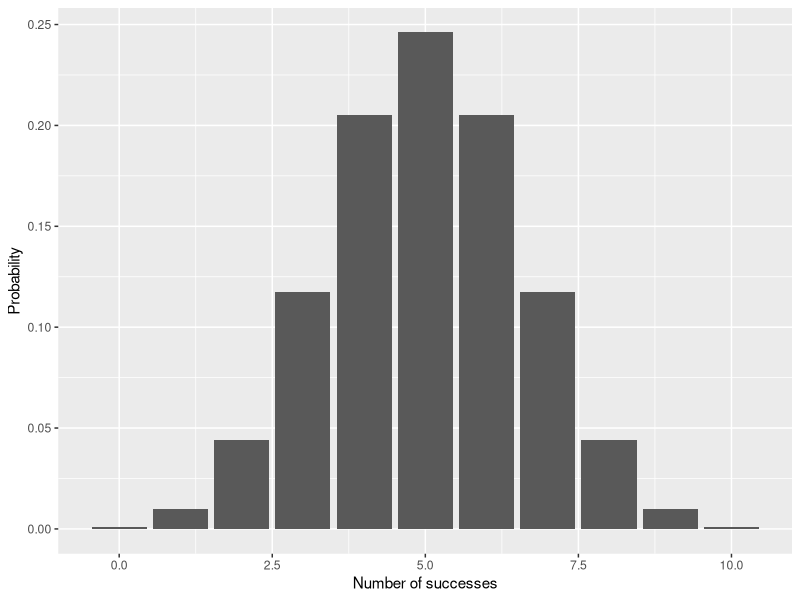
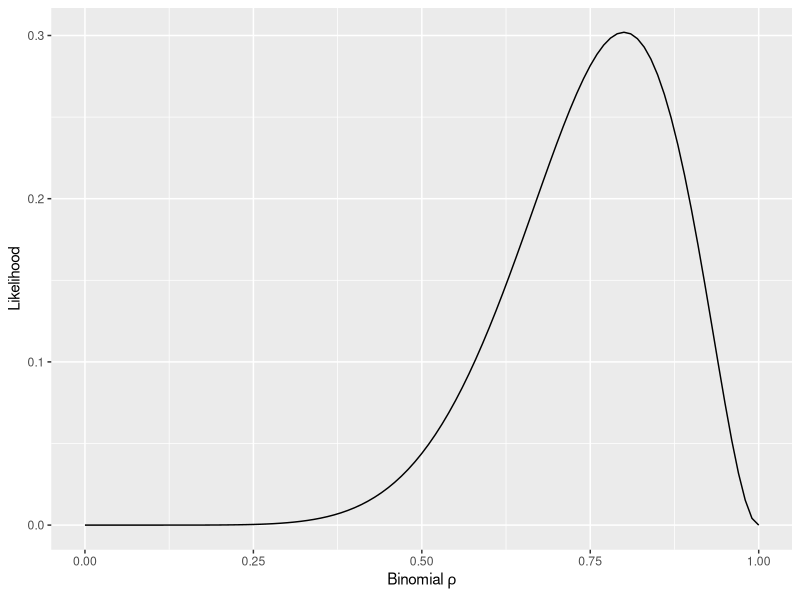

These figures' R source, in order:
## ---- chunk 1
library(ggplot2)

ggplot(data.frame(x = 0:10, 
                  pr = dbinom(x = 0:10, size = 10, prob = 0.5)), 
       aes(x = x, y = pr)) +
  geom_bar(stat = "identity") + 
  ylab("Probability") +
  xlab("Number of successes")
  
## ---- chunk 2
ggplot(data.frame(x = c(0, 1)), aes(x = x)) +
  stat_function(fun = function(x) dbinom(8, 10, x)) +
  ylab("Likelihood") + 
  xlab(expression(paste("Binomial ", rho)))
